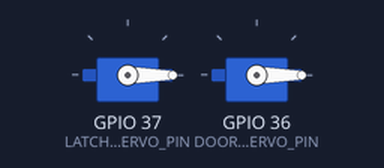
Bench run of a program on a simulated ESP32. Shown: 2 × servo.

Above: at 0.0 s.
At 2.0 s:
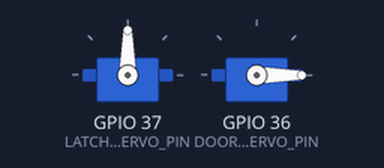
At 4.0 s:
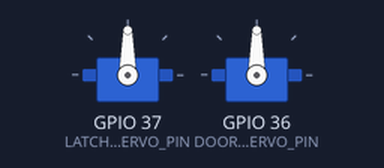
Timing chart, 0 to 5.5 s (numbered marks = the images above):
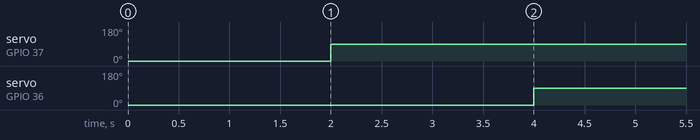

The program:

main.cpp
```cpp
#include <Arduino.h>
#include <ESP32Servo.h>


const int LATCH_SERVO_PIN = A1;
const int DOOR_SERVO_PIN = A0;

Servo latchServo;
Servo doorServo;

int closeAngle = 0;
int openAngle = 90;

void setup() {
    Serial.begin(115200);

    // Force the ESP32 to set aside independent hardware timers
    ESP32PWM::allocateTimer(0);
    ESP32PWM::allocateTimer(1);

    // 2. Set the frequency (Standard servos are 50Hz)
    latchServo.setPeriodHertz(50);
    doorServo.setPeriodHertz(50);

    if (!latchServo.attach(LATCH_SERVO_PIN, 500, 2400)) {
        Serial.println("Latch Servo failed to attach");
    }
    if (!doorServo.attach(DOOR_SERVO_PIN, 500, 2400)) {
        Serial.println("Door Servo failed to attach");
    }

    latchServo.write(closeAngle);
    doorServo.write(closeAngle);
}

void loop() {
    delay(2000);
    latchServo.write(openAngle);

    delay(2000);
    doorServo.write(openAngle);

}
```

Measured:
- by itself, servo on GPIO 37 (LATCH_SERVO_PIN): 0° → 90° at 2.0 s
- by itself, servo on GPIO 36 (DOOR_SERVO_PIN): 0° → 90° at 4.0 s
